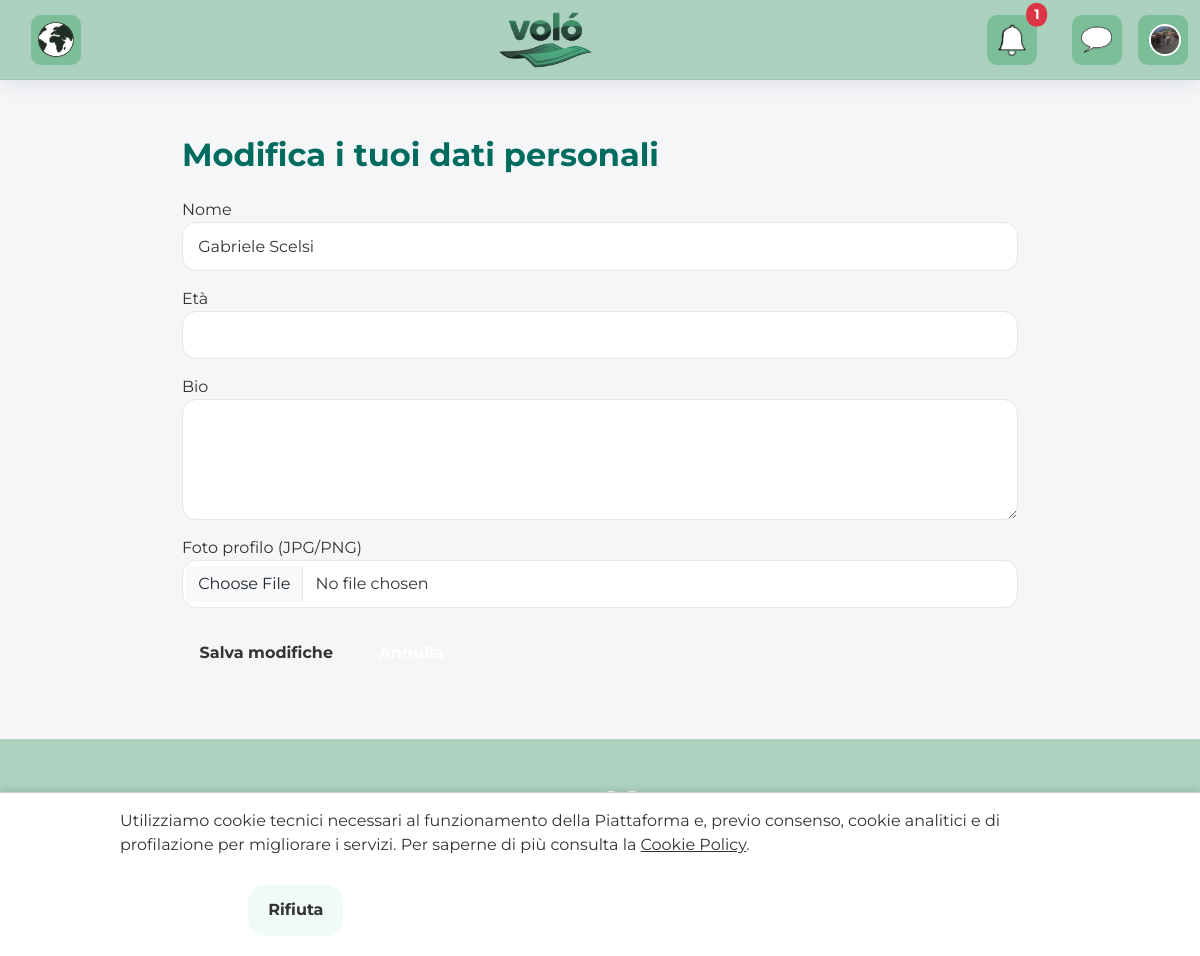
Screenshot of /dashboard/modify (signed in) with the database file from the repository.
### app/database/models/user.py (models this page shows, shortened)
class User(db.Model, UserMixin):
    __tablename__ = "user"
    id = db.Column(db.Integer, primary_key=True)
    email = db.Column(db.String(150), unique=True, nullable=False, index=True)
    password = db.Column(db.String(256), nullable=False)
    name = db.Column(db.String(150), nullable=False)   # Full name or organization name
    user_type = db.Column(db.String(20), nullable=False, index=True)  # "volunteer" | "association"
    date_of_birth = db.Column(db.Date, nullable=True)
    phone = db.Column(db.String(30), nullable=True)
    latitude = db.Column(db.Float, nullable=True)
    longitude = db.Column(db.Float, nullable=True)
    bio = db.Column(db.Text, nullable=True)
    photo_filename = db.Column(db.String(255), nullable=True)
    disponibilita = db.Column(db.Text, nullable=True)  # Availability (days/times)
    address = db.Column(db.String(255), nullable=True)
    logo_filename = db.Column(db.String(255), nullable=True)
    website = db.Column(db.String(255), nullable=True)
    iban = db.Column(db.String(34), nullable=True)
    official_docs = db.Column(db.String(255), nullable=True)
    consenso_dati = db.Column(db.Boolean, default=False, nullable=False)
    accetta_termini = db.Column(db.Boolean, default=False, nullable=False)
    posts = db.relationship("Post", backref="association", lazy=True)
    events = db.relationship("Event", back_populates="association", lazy=True)
    campaigns = db.relationship("Campaign", back_populates="association", lazy=True, cascade="all, delete-orphan")
    followed_associations = db.relationship(
        "User",
        secondary=follows,
        primaryjoin=(follows.c.volunteer_id == id),
        secondaryjoin=(follows.c.association_id == id),
        backref=db.backref("followers", lazy="dynamic"),
        lazy="dynamic",
    )
    applause = db.relationship(
    "Applause",
    back_populates="user",
    cascade="all, delete-orphan",
    passive_deletes=True
    )

### app/blueprints/dashboard/routes.py (the view, shortened to what this page needs)
@dashboard_bp.route("/modify", methods=["GET", "POST"])
@login_required
def edit_profile():
    form = ProfileForm(obj=current_user)
    return render_template("settings/edit_profile.html", form=form)

### app/blueprints/dashboard/forms.py
class ProfileForm(FlaskForm):
    name = StringField("Nome", validators=[Length(min=2, max=100)])
    age = IntegerField("Età", validators=[Optional(), NumberRange(min=1, max=120)])
    bio = TextAreaField("Bio", validators=[Optional(), Length(max=500)])
    photo = FileField("Foto profilo (JPG/PNG)", validators=[Optional()])
    submit = SubmitField("Salva modifiche")

### app/templates/settings/edit_profile.html (shortened to what this page needs)
{% extends 'layout/base.html' %}
{% block content %}
<h2 class="mb-4">{{ _('Modifica i tuoi dati personali') }}</h2>
<form method="POST" enctype="multipart/form-data">
    <div class="mb-3">
        {{ form.name.label }} {{ form.name(class="form-control") }}
    </div>
    <div class="mb-3">
        {{ form.age.label }} {{ form.age(class="form-control") }}
    </div>
    <div class="mb-3">
        {{ form.bio.label }} {{ form.bio(class="form-control", rows=4) }}
    </div>
    <div class="mb-3">
        {{ form.photo.label }} {{ form.photo(class="form-control") }}
    </div>
    <button type="submit" class="btn btn-primary">{{ form.submit.label }}</button>
    <a href="{{ url_for('dashboard.dashboard') }}" class="btn btn-secondary">{{ _('Annulla') }}</a>
</form>
{% endblock %}

### app/templates/partials/navbar.html (shortened to what this page needs)
<nav class="navbar fixed-top" style="background-color: var(--color-navbar-bg); z-index:1030;">
  <div class="container-fluid position-relative">
<div class="navbar-map d-flex align-items-center me-3">
  <a href="{{ url_for('full_map.full_map') }}" class="icon-box">
    <img src="{{ url_for('static', filename='img/world.png') }}"
         alt="Mappa mondo"
         class="map-icon">
  </a>
</div>
    <div class="brand-wrapper">
      <a class="navbar-brand d-flex align-items-center justify-content-center" href="{{ url_for('home.home') }}">
        <img src="{{ url_for('static', filename='img/logo.png') }}" alt="Volò">
      </a>
    </div>
    {% if current_user.is_authenticated %}
    <div class="d-flex align-items-center ms-auto">
      <a href="#" class="nav-link p-0 position-relative me-3" id="notifications-toggle">
        <div class="icon-box">
        <img src="{{ url_for('static', filename='img/bell.png') }}"
             alt="Notifiche"
             class="nav-icon">
             </div>
        {% set unread = 0 %}
        {% if current_user.notifications is defined %}
          {% set unread = current_user.notifications|selectattr("is_read","equalto",False)|list|length %}
        {% endif %}
        {% if unread > 0 %}
          <span id="notif-badge"
                class="position-absolute top-0 start-100 translate-middle badge rounded-pill bg-danger">
            {{ unread }}
          </span>
        {% endif %}
      </a>
      <a href="#" class="nav-link p-0 position-relative me-3" id="chat-toggle">
        <div class="icon-box">
        <img src="{{ url_for('static', filename='img/icon_chat.png') }}"
             alt="Chat"
             class="nav-icon">
             </div>
      </a>
<div class="dropdown icon-box">
  <a class="nav-link p-0 me-3" href="#" id="userDropdown" role="button"
     data-bs-toggle="dropdown" aria-expanded="false">
    <img src="{% if current_user.photo_filename %}
                {{ url_for('dashboard.static', filename='uploads/profile-photo/' ~ current_user.photo_filename) }}
              {% else %}
                {{ url_for('static', filename='img/avatar-placeholder.png') }}
              {% endif %}"
         alt="Profilo"
         class="rounded-circle profile-icon">
  </a>
</div>
    </div>
    {% endif %}
  </div>
</nav>

### app/static/css/style.css (style rules this page uses)
:root { --color-primary: #019f95; --color-primary-dark: #006b5f; --color-accent: #007b7a; --color-accent-dark: #014c4c; --color-bg: #f4f6f8; --color-text: #333333; --color-text-muted: #555555; --color-navbar-bg: #13834252; --color-navbar-hover: #019f95; --color-surface: #ffffff; --color-border: #e6eef4; --radius-md: 8px; --radius-lg: 14px; --elev-1: 0 2px 8px rgba(16,24,40,.06); --elev-2: 0 8px 24px rgba(16,24,40,.08); --container-max: 1160px; --font-main: 'Montserrat', sans-serif; }
body { background-color: var(--color-bg) !important; color: var(--color-text) !important; }
* { margin: 0; padding: 0; box-sizing: border-box; }
html, body, h1, h2, h3, h4, h5, h6, p, a, li, ul, ol, label, input, select, textarea, button, .btn, .navbar, .card, .form-control { font-family: var(--font-main) !important; color: var(--color-text); }
html, body { height: 100%; display: flex; flex-direction: column; font-family: var(--font-main) !important; }
h1, h2, h3 { font-weight: 700; color: var(--color-primary-dark); }
.navbar { display: flex; justify-content: space-between; align-items: center; position: sticky; top: 0; z-index: 1000; background-color: var(--color-navbar-bg); backdrop-filter: saturate(180%) blur(8px); -webkit-backdrop-filter: saturate(180%) blur(8px); min-height: 80px; padding-top: 0.5rem; padding-bottom: 0.5rem; color: white; box-shadow: var(--elev-1); border-bottom: 1px solid rgba(0,0,0,.06); }
.navbar a { color: white; text-decoration: none; margin-left: 1.2rem; font-weight: 500; transition: color 0.2s ease; }
.navbar-brand img { height: 60px; object-fit: contain; }
.profile-icon { height: 32px; width: 32px; object-fit: cover; border-radius: 50%; border: 2px solid white; transition: outline 0.2s ease; }
.btn { display: inline-block; padding: 0.6rem 1.25rem; margin: 0.25rem; background-color: var(--color-navbar-bg); color: #fff; border-radius: 16px; text-decoration: none; font-weight: 700; border: 1px solid var(--button-green); transition: transform .2s ease, box-shadow .2s ease, background-color .2s ease, border-color .2s ease; font-size: 1rem; background: var(--button-green); }
.btn-primary { border-radius: .7rem; padding: .85rem; }
.badge { font-size: 0.85rem; padding: 0.4em 0.6em; border-radius: 8px; }
:root { --brand-green: #0b5d4f; --brand-green-dark: #08483f; --brand-green-xdark: #063b34; --ghost-border: #cfe8e4; --ghost-border-hover: #7c9f99; --ghost-bg: #ffffff; --ghost-bg-hover: #f3fbf9; }
:root { --color-primary: var(--v-primary, #019f95); --color-primary-dark: var(--v-primary-dark, #006b5f); --surface: #ffffff; --surface-2: #f6f8fb; --ink: #0f172a; --ink-2: #334155; --muted: #64748b; --ring: 0 0 0 3px rgba(1,159,149,.25); --elev-1: 0 6px 18px rgba(16,24,40,.08); --elev-2: 0 12px 28px rgba(16,24,40,.12); --radius-md: 12px; --radius-lg: 16px; }
html { -webkit-font-smoothing: antialiased; -moz-osx-font-smoothing: grayscale; }
.form-control { border-radius: 14px; border: 1px solid #e5e7eb; padding: .7rem .95rem; font-size: 1rem; transition: border-color .2s ease, box-shadow .2s ease; }
.icon-box { display: flex; align-items: center; justify-content: center; width: 50px; height: 50px; border-radius: 10px; background-color: #16974a52; transition: background-color 0.2s ease; }
.navbar-map img.map-icon { height: 36px; width: 36px; object-fit: contain; }
.nav-icon { height: 32px; width: 32px; object-fit: contain; }
.navbar { height: 50px; width: auto; object-fit: contain; }
.navbar .brand-wrapper { position: absolute; top: 50%; transform: translateY(-50%); left: 45%; transition: left 0.3s ease; }
@media (max-width: 1200px) { .navbar .brand-wrapper { left: 40%; } }

### app/static/css/events.css (style rules this page uses)
body { background-color: #f0f4f8; }

### rows the page displays
User: photo_filename (picture), name "Gabriele Scelsi"

### other values shown
{{ unread }} "1"
